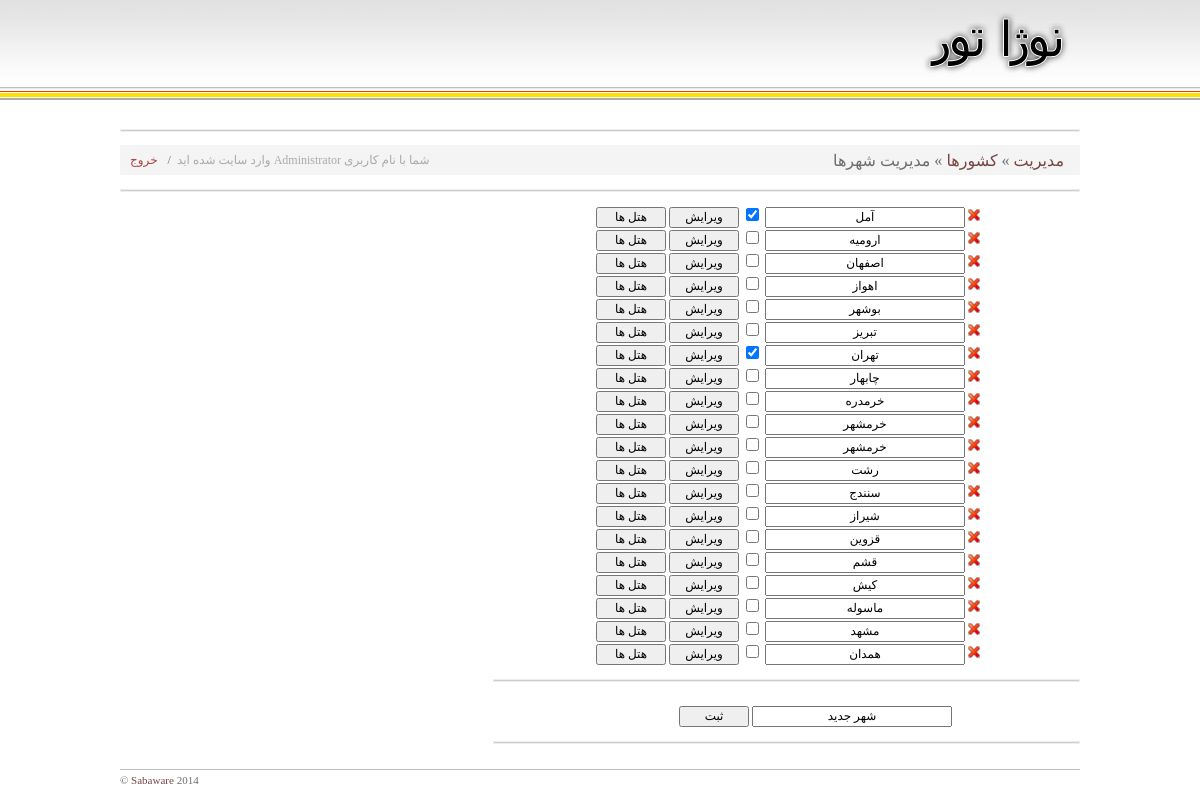
/root/?cp=1&countryID=1 (signed in), run on the app's committed database.
### tables this page shows
CREATE TABLE `tbl_city` (
  `ID` int(11) NOT NULL AUTO_INCREMENT,
  `CountryID` int(11) NOT NULL,
  `Name` varchar(50) NOT NULL,
  `userid` int(11) NOT NULL,
  `showinmenu` int(11) NOT NULL,
  PRIMARY KEY (`ID`)
);

### root/inc/mysql.php (called while the page is built, shortened)
<?php
function db_connect($S=false){
	if($db= @ mysql_connect($GLOBALS['sqlhost'], $GLOBALS['sqluser'], $GLOBALS['sqlpass']))
	{
		if(@ mysql_select_db($GLOBALS['dtbname']) ){
			return $db;
		}
	}
	return false;
}
function dbq($query=''){
	if($query==''){
		return false;
	} else {
		if(db_connect()){
			if($res = mysql_query($query)){
				return $res;
			} else {
				return false;
			}
		} else {
			return false;
		}
	}
}

### root/inc/_country_city_hotel__city.php (the view, shortened to what this page needs)
<?
function _country_city_hotel__city(){
	echo
	"<table height=100% width=80% align=center dir=rtl border=0 cellspacing=0 cellpadding=0 >
	<tr height=30 ><td colspan=2 ><hr color=#cccccc size=1px style='height:1px; border:1px solid #eee;' ></td></tr>
	<tr height=30 >
		<td bgcolor=#f4f4f4 style='font-size:16px;'>&nbsp; &nbsp; <a style='font-size:16px;' href='./' >مدیریت</a> » <a style='font-size:16px;' href='./?cp=".$_REQUEST['cp']."' >کشورها</a> » مدیریت شهرها</td>
		<td bgcolor=#f4f4f4 align=left ><span style='color:#aaaaaa; cursor:default;'>شما با نام کاربری ".mysql_result(dbq(" SELECT `UserName` FROM `tbl_agency` WHERE `ID`='".$_SESSION['ID']."' LIMIT 1 "),0,0)." وارد سایت شده اید</span><span style='cursor:default;'>&nbsp; /</span><a style='color:#aa4444;font-size:12px;padding:10px;' href=./?do=logout >خروج</a></td>
	</tr>
	<tr height=30 ><td colspan=2 ><hr color=#cccccc size=1px style='height:1px; border:1px solid #eee;' ></td></tr>
	";
	if(!$rs = dbq(" SELECT * FROM `tbl_city` WHERE `CountryID`='".$_REQUEST['countryID']."' ORDER BY Name")){
		echo "err - ".__LINE__;
	} else if(mysql_num_rows($rs)==0){
		echo "<tr height=100px ><td align=center >هنوز شهری ثبت نشده است!</td></tr>";
	} else while($rw = mysql_fetch_assoc($rs)){
		if( ($rw['userid']!=$_SESSION['ID']) and ($_SESSION['ID']!=1) ){
			$dontDisplayControl = "1";
		} else {
			$dontDisplayControl = "";
		}
		echo "
		<tr>
		<td align=right style='padding-right:100px;' >
		<fo".$dontDisplayControl."rm method=post action='./?cp=".$_REQUEST['cp']."&countryID=".$_REQUEST['countryID']."&do=edit&ID=".$rw['ID']."' >
		".($dontDisplayControl?"<img src='images/transparent.gif' border='none' width=12px height=1px />":"<a onclick='if(!confirm(\"آیا مایل به حذف این شهر هستید؟\"))return false;' href='./?cp=".$_REQUEST['cp']."&countryID=".$_REQUEST['countryID']."&do=remove&ID=".$rw['ID']."' ><img src='images/delete_2.png' border='none' /></a>")."
		<input type=text name=Name value='".$rw['Name']."' >
		".($_SESSION['ID']==1?"<input type=checkbox name=showinmenu ".($rw['showinmenu']==1?"checked":"")." >":"")."
		".($dontDisplayControl?"<img src='images/transparent.gif' width=70px height=1px border='none' />":"<input type=submit value='ویرایش' style='width:70px;' />")."
		<input type=button value='هتل ها' style='width:70px;' onclick='location.href=\"./?cp=".$_REQUEST['cp']."&countryID=".$_REQUEST['countryID']."&cityID=".$rw['ID']."\"' />
		‌</fo".$dontDisplayControl."rm>
		</td>
		</tr>
		";
	}
	echo "
	<form method=post action='./?cp=".$_REQUEST['cp']."&countryID=".$_REQUEST['countryID']."&do=add' >
	<tr height=30 ><td><hr color=#cccccc size=1px style='height:1px; border:1px solid #eee;' ></td></tr>
	<tr>
	<td align=center >
	<img src='images/transparent.gif' width=12 height=12 border='none' />
	<input type=text name=Name value='شهر جدید' onclick='value=\"\"' >
	<input type=submit value='ثبت' style='width:70px;' />
	<img src='images/transparent.gif' width=70 height=25 border='none' />
	</td></tr>
	<tr height=30 ><td><hr color=#cccccc size=1px style='height:1px; border:1px solid #eee;' ></td></tr>
	‌</form>
	";
	echo "
	<tr height=100% ><td></td></tr>
	</table>";
}

### root/styles/main.css (style rules this page uses)
body { font-size:12px; font-family:tahoma; color:#6d6d6d; padding:0px; margin:0px; }
table,td,tr,th,input,select,div,span,textarea { font-family:tahoma; font-size:12px; }
input { text-align:center; }
input[type=text],input[type=password] { width:200px; }
form { padding:0px; margin:0px; }
a:link { font-size:11px; font-family:tahoma; color:#744; text-decoration:none; }

### data on the page
tbl_city: Name "آمل", showinmenu "☑"
tbl_city: Name "ارومیه"
tbl_city: Name "اصفهان"
tbl_city: Name "اهواز"
tbl_city: Name "بوشهر"
tbl_city: Name "تبریز"
tbl_city: Name "تهران", showinmenu "☑"
tbl_city: Name "چابهار"
tbl_city: Name "خرمدره"
tbl_city: Name "خرمشهر"
tbl_city: Name "خرمشهر"
tbl_city: Name "رشت"
tbl_city: Name "سنندج"
tbl_city: Name "شیراز"
tbl_city: Name "قزوین"
tbl_city: Name "قشم"
tbl_city: Name "کیش"
tbl_city: Name "ماسوله"
tbl_city: Name "مشهد"
tbl_city: Name "همدان"
